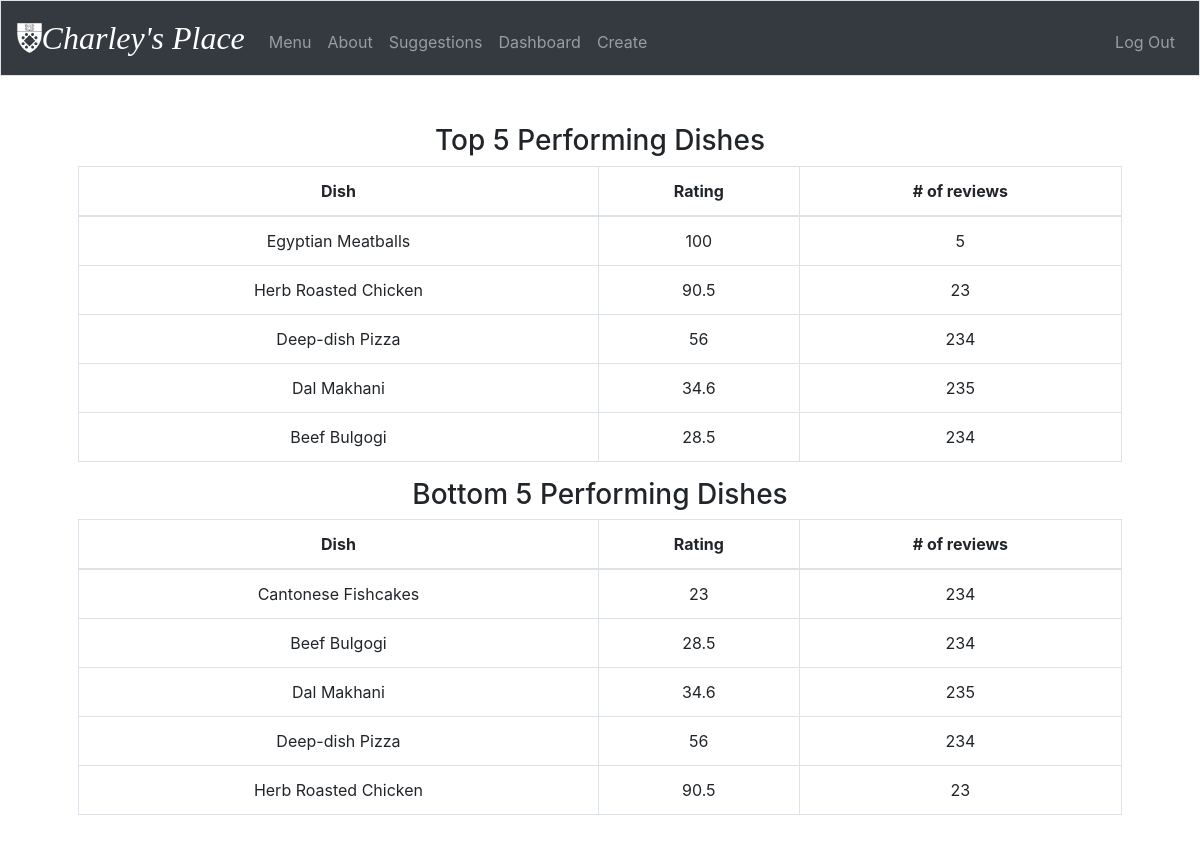
The app's page /dashboard (signed in) with its own data.
### tables this page shows
CREATE TABLE 'dishes' ('ID' integer PRIMARY KEY AUTOINCREMENT NOT NULL, 'name' text NOT NULL, 'ingredients' text NOT NULL, 'type' text NOT NULL, 'country_of_origin' text NOT NULL, 'avg_rating' numeric, 'count_reviews' integer, 'creation_date'  date DEFAULT CURRENT_DATE  , 'creation_timestamp'  timestamp DEFAULT CURRENT_TIMESTAMP  );

### application.py (the view)
@app.route("/dashboard", methods=["GET", "POST"])
@login_required
def dashboard():
    if request.method == "GET":
        top = db.execute("SELECT * FROM dishes WHERE avg_rating IS NOT NULL ORDER BY avg_rating DESC LIMIT 5")
        bottom = db.execute("SELECT * FROM dishes WHERE avg_rating IS NOT NULL ORDER BY avg_rating ASC LIMIT 5")
        return render_template("dashboard.html", top = top, bottom = bottom)
    else:
        return apology("TODO")

### application.py (called while the page is built)
@app.after_request
def after_request(response):
    response.headers["Cache-Control"] = "no-cache, no-store, must-revalidate"
    response.headers["Expires"] = 0
    response.headers["Pragma"] = "no-cache"
    return response

### helpers.py (called while the page is built)
def login_required(f):
    @wraps(f)
    def decorated_function(*args, **kwargs):
        if session.get("user_id") is None:
            return redirect("/login")
        return f(*args, **kwargs)
    return decorated_function

### templates/dashboard.html (shortened to what this page needs)
{% extends "layout.html" %}
{% block main %}
    <h3>Top 5 Performing Dishes</h3>
    <table class="table table-bordered">
      <thead>
        <tr>
          <th scope="col">Dish</th>
          <th scope="col">Rating</th>
          <th scope="col"># of reviews</th>
        </tr>
      </thead>
      <tbody>
        {% for row in top %}
        <tr>
            <td>{{ row['name'] }}</td>
            <td>{{ row['avg_rating'] }}</td>
            <td>{{ row['count_reviews'] }}</td>
        </tr>
        {% endfor %}
      </tbody>
    </table>
        <h3>Bottom 5 Performing Dishes</h3>
    <table class="table table-bordered">
      <thead>
        <tr>
          <th scope="col">Dish</th>
          <th scope="col">Rating</th>
          <th scope="col"># of reviews</th>
        </tr>
      </thead>
      <tbody>
        {% for row in bottom %}
        <tr>
            <td>{{ row['name'] }}</td>
            <td>{{ row['avg_rating'] }}</td>
            <td>{{ row['count_reviews'] }}</td>
        </tr>
        {% endfor %}
      </tbody>
    </table>
{% endblock %}

### templates/layout.html (shortened to what this page needs)
<!DOCTYPE html>
<html lang="en">
    <head>
        <link href="https://maxcdn.bootstrapcdn.com/bootstrap/4.1.3/css/bootstrap.min.css" rel="stylesheet">
        <link href="//maxcdn.bootstrapcdn.com/font-awesome/4.1.0/css/font-awesome.min.css" rel="stylesheet">
        <link href="https://cdnjs.cloudflare.com/ajax/libs/jquery.bootstrapvalidator/0.5.3/css/bootstrapValidator.min.css" rel="stylesheet">
        <link href="/static/styles.css" rel="stylesheet">
    </head>
    <body>
        <nav class="navbar navbar-expand-md navbar-dark bg-dark border">
            <img src="static/yale-som-crest.png" alt="logo"  height="30" class="d-inline-block align-top">
            <a class="navbar-brand" href="/home"><span color="white"><i> Charley's Place</i></span></a>
            <div class="collapse navbar-collapse" id="navbar">
                {% if session.user_id %}
                    <ul class="navbar-nav mr-auto mt-2">
                        <li class="nav-item"><a class="nav-link" href="/home">Menu</a></li>
                        <li class="nav-item"><a class="nav-link" href="/about">About</a></li>
                        <li class="nav-item"><a class="nav-link" href="/suggestions">Suggestions</a></li>
                        <li class="nav-item"><a class="nav-link" href="/dashboard">Dashboard</a></li>
                        <li class="nav-item"><a class="nav-link" href="/form">Create</a></li>
                    </ul>
                    <ul class="navbar-nav ml-auto mt-2">
                        <li class="nav-item"><a class="nav-link" href="/logout">Log Out</a></li>
                    </ul>
                {% endif %}
            </div>
        </nav>
        <main class="container p-5">
            {% block main %}{% endblock %}
        </main>
    </body>
</html>

### static/styles.css (style rules this page uses)
nav .navbar-brand { font-size: xx-large; font-family: 'YaleNew-Bold'; }
main { overflow-x: auto; text-align: center; }

### records on screen
dishes: name "Egyptian Meatballs", avg_rating "100", count_reviews "5"
dishes: name "Herb Roasted Chicken", avg_rating "90.5", count_reviews "23"
dishes: name "Deep-dish Pizza", avg_rating "56", count_reviews "234"
dishes: name "Dal Makhani", avg_rating "34.6", count_reviews "235"
dishes: name "Beef Bulgogi", avg_rating "28.5", count_reviews "234"
dishes: name "Cantonese Fishcakes", avg_rating "23", count_reviews "234"
